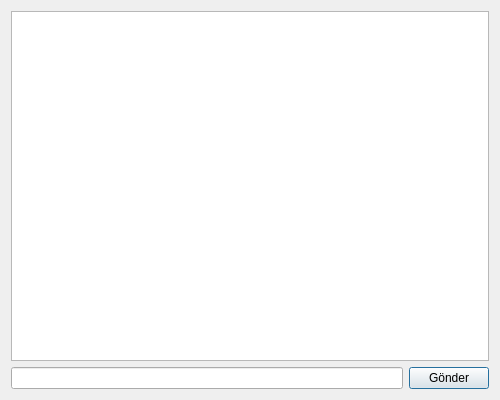
<?xml version="1.0" encoding="UTF-8"?>
<ui version="4.0">
 <class>ChatMasterDialog</class>
 <widget class="QDialog" name="ChatMasterDialog">
  <property name="geometry">
   <rect>
    <x>0</x>
    <y>0</y>
    <width>500</width>
    <height>400</height>
   </rect>
  </property>
  <property name="windowTitle">
   <string>Veyon Chat - Öğretmen</string>
  </property>
  <layout class="QVBoxLayout" name="verticalLayout">
   <item>
    <widget class="QTextBrowser" name="chatBrowser"/>
   </item>
   <item>
    <layout class="QHBoxLayout" name="horizontalLayout">
     <item>
      <widget class="QLineEdit" name="messageInput"/>
     </item>
     <item>
      <widget class="QPushButton" name="sendButton">
       <property name="text">
        <string>Gönder</string>
       </property>
      </widget>
     </item>
    </layout>
   </item>
  </layout>
 </widget>
 <resources/>
 <connections/>
</ui>
